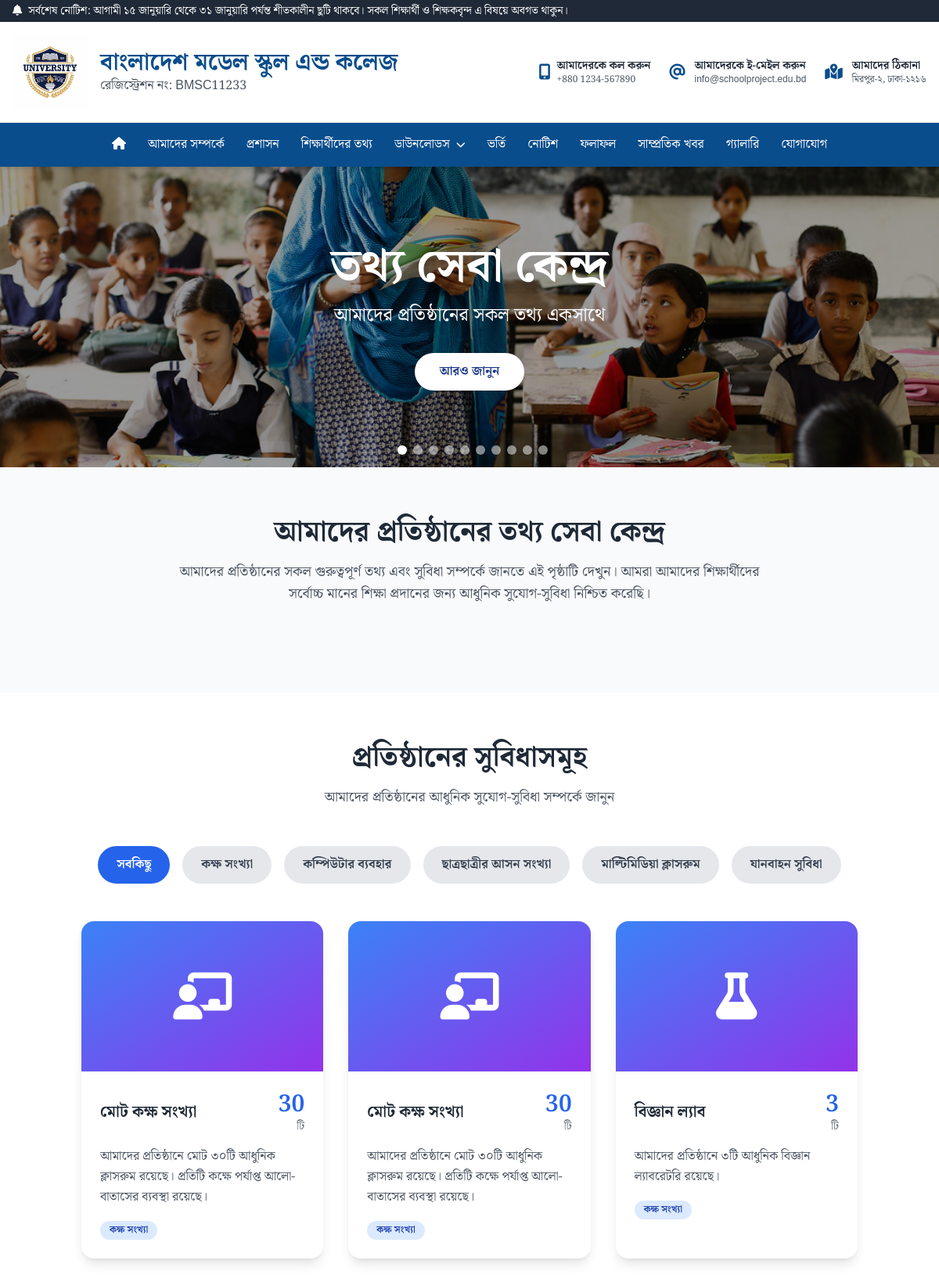
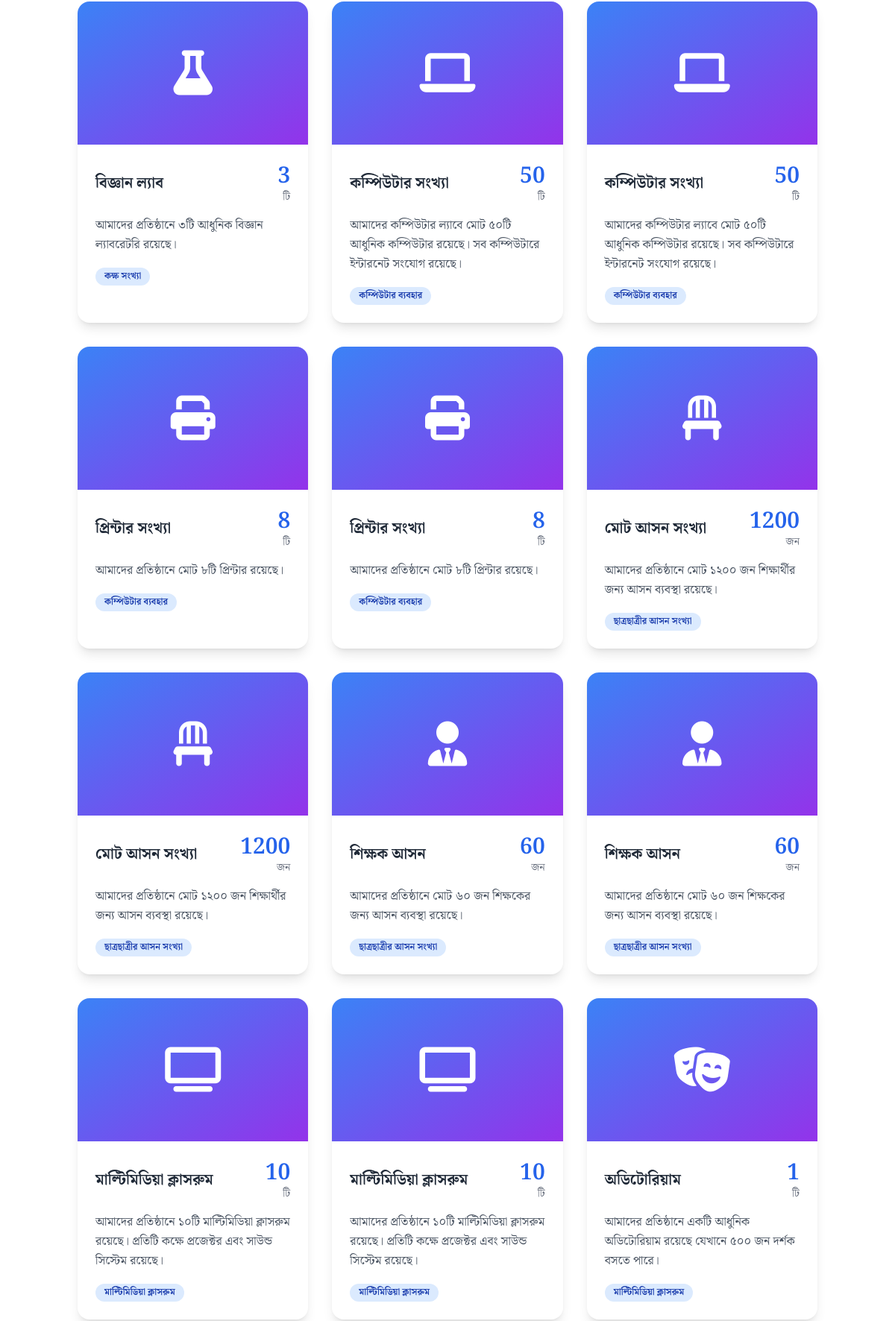
Page /information-service/ (upper part) on the committed database (2 pictures, top to bottom).
### notice/models.py (models this page shows, shortened)
class TimeStampModel(models.Model):
    created_at = models.DateTimeField(auto_now_add=True)
    updated_at = models.DateTimeField(auto_now=True)
    class Meta:
        abstract = True

class Notice(TimeStampModel):
    title = models.CharField(max_length=255)
    short_description = models.TextField(help_text="A short description (max 2 lines) for the notice card.")
    file = models.FileField(
        upload_to='notices/',
        validators=[FileExtensionValidator(['pdf', 'doc', 'docx', 'jpg', 'jpeg', 'png'])]
    )
    notice_type = models.ForeignKey(NoticeType, on_delete=models.CASCADE)
    class_name = models.ForeignKey(Class, on_delete=models.SET_NULL, null=True, blank=True)
    department = models.ForeignKey(Department, on_delete=models.SET_NULL, null=True, blank=True)
    is_active = models.BooleanField(default=True)
    class Meta:
        verbose_name_plural = "Notices"
        ordering = ['-created_at']

### web/models.py (models this page shows, shortened)
class TimeStampModel(models.Model):
    created_at = models.DateTimeField(auto_now_add=True)
    updated_at = models.DateTimeField(auto_now=True)
    class Meta:
        abstract = True

class SchoolInfo(TimeStampModel):
    name = models.CharField(max_length=255, verbose_name="School Name")
    address = models.TextField()
    email = models.EmailField()
    phone = models.CharField(max_length=20)
    logo = models.ImageField(upload_to='school/', help_text="Upload the main logo for the navbar.")
    favicon = models.ImageField(upload_to='school/', blank=True, null=True, help_text="Upload a .ico or .png file for the browser tab icon.")
    established_year = models.CharField(max_length=4)
    description = models.TextField()
    history = models.TextField()
    vision = models.TextField()
    mission = models.TextField()
    reg_no = models.CharField(max_length=100, blank=True, null=True, verbose_name="Registration Number")
    facebook_url = models.URLField(max_length=255, blank=True, null=True, verbose_name="Facebook URL")
    instagram_url = models.URLField(max_length=255, blank=True, null=True, verbose_name="Instagram URL")
    youtube_url = models.URLField(max_length=255, blank=True, null=True, verbose_name="YouTube URL")
    linkedin_url = models.URLField(max_length=255, blank=True, null=True, verbose_name="LinkedIn URL")
    class Meta:
        verbose_name_plural = 'School Information'

class InformationService(TimeStampModel):
    title = models.CharField(max_length=200)
    description = models.TextField()
    is_active = models.BooleanField(default=True)
    class Meta:
        verbose_name_plural = "Information Service"

class FacilityInfo(TimeStampModel):
    FACILITY_TYPES = (
        ('classroom', 'কক্ষ সংখ্যা'),
        ('computer', 'কম্পিউটার ব্যবহার'),
        ('seats', 'ছাত্রছাত্রীর আসন সংখ্যা'),
        ('multimedia', 'মাল্টিমিডিয়া ক্লাসরুম'),
        ('transport', 'যানবাহন সুবিধা'),
    )
    facility_type = models.CharField(max_length=20, choices=FACILITY_TYPES)
    title = models.CharField(max_length=200)
    description = models.TextField()
    icon = models.CharField(max_length=50, help_text="FontAwesome icon class")
    count = models.IntegerField(default=0, help_text="Number/Count for this facility")
    unit = models.CharField(max_length=20, blank=True, help_text="Unit (e.g., 'টি', 'জন', 'খানা')")
    image = models.ImageField(upload_to='facilities/', blank=True)
    is_active = models.BooleanField(default=True)
    order = models.IntegerField(default=0)
    class Meta:
        ordering = ['order', '-created_at']
        verbose_name_plural = "Facility Information"

### web/views.py (the view, shortened to what this page needs)
# urls.py: path('information-service/', information_service, name='information_service'),
def information_service(request):
    slider_images = InformationSlider.objects.filter(is_active=True).order_by('order')
    facilities = FacilityInfo.objects.filter(is_active=True).order_by('order')
    facility_groups = {}
    for facility in facilities:
        if facility.facility_type not in facility_groups:
            facility_groups[facility.facility_type] = []
        facility_groups[facility.facility_type].append(facility)
    faculty_members = FacultyInfo.objects.filter(is_active=True).order_by('order')
    info_service = InformationService.objects.filter(is_active=True).first()
    context = {
        'slider_images': slider_images,
        'facility_groups': facility_groups,
        'faculty_members': faculty_members,
        'info_service': info_service,
    }
    return render(request, 'website/information_service.html', context)

### web/context_processors.py (called while the page is built)
def school_info_processor(request):
    school_info = SchoolInfo.objects.first()
    latest_notice = Notice.objects.filter(is_active=True).first()
    return {
        'school_info': school_info,
        'latest_notice': latest_notice
    }

### template/website/information_service.html (shortened to what this page needs)
{% extends 'website/base.html' %}
{% block content %}
<section class="relative h-96 overflow-hidden bg-gradient-to-r from-blue-900 to-blue-700">
    <div class="relative h-full" x-data="{ currentSlide: 0, slides: {{ slider_images|length|default:1 }}, autoPlay: true }"
         x-init="setInterval(() => { if (autoPlay && slides > 1) currentSlide = (currentSlide + 1) % slides }, 5000)">
        {% for slider in slider_images %}
        <div class="absolute inset-0 transition-opacity duration-1000 ease-in-out"
             :class="{ 'opacity-100': currentSlide === {{ forloop.counter0 }}, 'opacity-0': currentSlide !== {{ forloop.counter0 }} }">
        </div>
        {% endfor %}
        {% if slider_images|length > 1 %}
        <div class="absolute bottom-4 left-1/2 transform -translate-x-1/2 flex space-x-2">
            <template x-for="i in slides" :key="i">
                <button @click="currentSlide = i - 1; autoPlay = false"
                        class="w-3 h-3 rounded-full transition-all duration-300"
                        :class="currentSlide === i - 1 ? 'bg-white' : 'bg-white bg-opacity-50'"></button>
            </template>
        </div>
        {% endif %}
        <div class="absolute inset-0 flex items-center justify-center">
            <div class="text-center text-white z-10">
                <h1 class="text-5xl md:text-6xl font-bold mb-4 animate-fade-in-up">
                    তথ্য সেবা কেন্দ্র
                </h1>
                <p class="text-xl md:text-2xl mb-8 animate-fade-in-up-delay">
                    আমাদের প্রতিষ্ঠানের সকল তথ্য একসাথে
                </p>
                <div class="flex justify-center space-x-4">
                    <button class="bg-white text-blue-900 px-8 py-3 rounded-full font-semibold hover:bg-blue-50 transition-all duration-300 transform hover:scale-105">
                        আরও জানুন
                    </button>
                </div>
            </div>
        </div>
    </div>
</section>
{% if info_service %}
<section class="py-16 bg-gray-50">
    <div class="container mx-auto px-4">
        <div class="text-center mb-12">
            <h2 class="text-4xl font-bold text-gray-800 mb-4">{{ info_service.title }}</h2>
            <p class="text-lg text-gray-600 max-w-3xl mx-auto">{{ info_service.description }}</p>
        </div>
    </div>
</section>
{% endif %}
<section class="py-16 bg-white">
    <div class="container mx-auto px-4">
        <div class="text-center mb-12">
            <h2 class="text-4xl font-bold text-gray-800 mb-4">প্রতিষ্ঠানের সুবিধাসমূহ</h2>
            <p class="text-lg text-gray-600">আমাদের প্রতিষ্ঠানের আধুনিক সুযোগ-সুবিধা সম্পর্কে জানুন</p>
        </div>
        {% if facility_groups %}
        <div class="flex flex-wrap justify-center gap-4 mb-12" x-data="{ activeFilter: 'all' }">
            <button @click="activeFilter = 'all'; filterFacilities('all')"
                    class="px-6 py-3 rounded-full font-semibold transition-all duration-300 transform hover:scale-105"
                    :class="activeFilter === 'all' ? 'bg-blue-600 text-white' : 'bg-gray-200 text-gray-700 hover:bg-gray-300'">
                সবকিছু
            </button>
            {% for facility_type, facilities in facility_groups.items %}
            <button @click="activeFilter = '{{ facility_type }}'; filterFacilities('{{ facility_type }}')"
                    class="px-6 py-3 rounded-full font-semibold transition-all duration-300 transform hover:scale-105"
                    :class="activeFilter === '{{ facility_type }}' ? 'bg-blue-600 text-white' : 'bg-gray-200 text-gray-700 hover:bg-gray-300'">
                {{ facilities.0.get_facility_type_display }}
            </button>
            {% endfor %}
        </div>
        {% endif %}
        <div id="facilities-container" class="grid grid-cols-1 md:grid-cols-2 lg:grid-cols-3 gap-8">
            {% for facility_type, facilities in facility_groups.items %}
                {% for facility in facilities %}
                    {% include 'component/information_service/facility_card.html' with facility=facility %}
                {% endfor %}
            {% endfor %}
        </div>
    </div>
</section>
{% endblock %}

### template/website/include/navbar.html (shortened to what this page needs)
{% load static %}
<div class="bg-gray-800 text-white text-sm py-1 w-full">
  <div class="container mx-auto max-w-7xl px-4 flex justify-between items-center">
    {% if latest_notice %}
    <marquee class="text-white font-medium" behavior="scroll" direction="left" scrollamount="3">
      <i class="fas fa-bell mr-2"></i>সর্বশেষ নোটিশ: {{ latest_notice.short_description }}
    </marquee>
    {% elif school_info %}
    <span>{{ school_info.name }}</span>
    {% else %}
    <span>আমাদের ওয়েব সাইটে আপনাকে স্বাগতম</span>
    {% endif %}
  </div>
</div>
<div class="bg-white py-4 border-b w-full">
  <div class="container mx-auto max-w-7xl px-4 flex items-center justify-between">
    <div class="flex items-center">
      <a href="{% url 'home' %}" class="flex items-center">
        <img src="{{ school_info.logo.url }}" alt="Logo" class="w-24 h-24 mr-4" />
        <div class="flex flex-col">
          <span class="font-bold text-3xl text-[var(--color-primary)]">{{ school_info.name }}</span>
          {% if school_info.reg_no %}
          <span class="text-base text-gray-600 font-medium">রেজিস্ট্রেশন নং: {{ school_info.reg_no }}</span>
          {% endif %}
        </div>
      </a>
    </div>
    <div class="hidden md:flex items-center space-x-6">
      {% if school_info %}
      <div class="flex items-center space-x-2">
        <i class="fas fa-mobile-alt text-xl text-[var(--color-primary)]"></i>
        <div>
          <p class="text-sm font-semibold text-gray-800">আমাদেরকে কল করুন</p>
          <p class="text-xs text-gray-600">{{ school_info.phone }}</p>
        </div>
      </div>
      <div class="flex items-center space-x-3">
        <i class="fas fa-at text-xl text-[var(--color-primary)]"></i>
        <div>
          <p class="text-sm font-semibold text-gray-800">আমাদেরকে ই-মেইল করুন</p>
          <p class="text-xs text-gray-600">{{ school_info.email }}</p>
        </div>
      </div>
      <div class="flex items-center space-x-3">
        <i class="fas fa-map-marked-alt text-xl text-[var(--color-primary)]"></i>
        <div>
          <p class="text-sm font-semibold text-gray-800">আমাদের ঠিকানা</p>
          <p class="text-xs text-gray-600">{{ school_info.address|truncatechars:20 }}</p>
        </div>
      </div>
      {% endif %}
    </div>
  </div>
</div>
<nav class="bg-[var(--color-primary)] text-white w-full" x-data="{ sidebarOpen: false }" @open-sidebar.window="sidebarOpen = true" @keydown.window.escape="sidebarOpen = false">
  <div class="container mx-auto max-w-7xl px-4 flex items-center justify-center">
    <ul class="hidden md:flex flex-row space-x-1 items-center">
        <li><a href="{% url 'home' %}" class="block py-4 px-3 rounded hover:bg-[var(--color-secondary)] transition-all ease-in-out duration-300" title="Home"><i class="fas fa-home"></i></a></li>
        <li><a href="{% url 'about' %}" class="block py-4 px-3 rounded hover:bg-[var(--color-secondary)] transition-all ease-in-out duration-300">আমাদের সম্পর্কে</a></li>
        <li><a href="{% url 'administration' %}" class="block py-4 px-3 rounded hover:bg-[var(--color-secondary)] transition-all ease-in-out duration-300">প্রশাসন</a></li>
        <li><a href="{% url 'students' %}" class="block py-4 px-3 rounded hover:bg-[var(--color-secondary)] transition-all ease-in-out duration-300">শিক্ষার্থীদের তথ্য</a></li>
        <li class="relative group">
            <a href="#" class="block py-4 px-3 rounded hover:bg-[var(--color-secondary)] transition-all ease-in-out duration-300 flex items-center gap-1">ডাউনলোডস<i class="fas fa-chevron-down text-xs ml-1"></i></a>
        </li>
        <li><a href="#" class="block py-4 px-3 rounded hover:bg-[var(--color-secondary)] transition-all ease-in-out duration-300">ভর্তি</a></li>
        <li><a href="{% url 'notice_list' %}" class="block py-4 px-3 rounded hover:bg-[var(--color-secondary)] transition-all ease-in-out duration-300">নোটিশ</a></li>
        <li><a href="{% url 'result_list' %}" class="block py-4 px-3 rounded hover:bg-[var(--color-secondary)] transition-all ease-in-out duration-300">ফলাফল</a></li>
        <li><a href="#" class="block py-4 px-3 rounded hover:bg-[var(--color-secondary)] transition-all ease-in-out duration-300">সাম্প্রতিক খবর</a></li>
        <li><a href="{% url 'gallery_list' %}" class="block py-4 px-3 rounded hover:bg-[var(--color-secondary)] transition-all ease-in-out duration-300">গ্যালারি</a></li>
        <li><a href="{% url 'contact' %}" class="block py-4 px-3 rounded hover:bg-[var(--color-secondary)] transition-all ease-in-out duration-300">যোগাযোগ</a></li>
    </ul>
  </div>
</nav>

### template/component/information_service/facility_card.html
<div class="facility-card bg-white rounded-2xl shadow-lg overflow-hidden transform transition-all duration-500 hover:scale-105 hover:shadow-2xl"
     data-type="{{ facility.facility_type }}">
    {% if facility.image %}
    <div class="h-48 overflow-hidden">
        <img src="{{ facility.image.url }}" alt="{{ facility.title }}"
             class="w-full h-full object-cover transition-transform duration-500 hover:scale-110">
    </div>
    {% else %}
    <div class="h-48 bg-gradient-to-br from-blue-500 to-purple-600 flex items-center justify-center">
        <i class="{{ facility.icon }} text-6xl text-white"></i>
    </div>
    {% endif %}
    <div class="p-6">
        <div class="flex items-center justify-between mb-4">
            <h3 class="text-xl font-bold text-gray-800">{{ facility.title }}</h3>
            <div class="text-right">
                <div class="text-3xl font-bold text-blue-600">{{ facility.count }}</div>
                <div class="text-sm text-gray-500">{{ facility.unit }}</div>
            </div>
        </div>
        <p class="text-gray-600 leading-relaxed">{{ facility.description }}</p>
        <div class="mt-4">
            <span class="inline-block bg-blue-100 text-blue-800 text-xs font-semibold px-3 py-1 rounded-full">
                {{ facility.get_facility_type_display }}
            </span>
        </div>
    </div>
</div>

### static/style.css (style rules this page uses)
:root { --color-bg: #f5f7fa; --color-primary: #0a4d8c; --color-secondary: #f9b233; --color-accent: #e63946; --color-text: #22223b; }
html, body { font-family: 'Noto Serif Bengali', Arial, serif; background: var(--color-bg); color: var(--color-text); margin: 0; padding: 0; }
.container { width: 90%; margin-left: auto; margin-right: auto; }
@media (min-width: 640px) { .container { width: 80%; } }
@media (min-width: 1024px) { .container { max-width: 1280px; width: 100%; } }

### template/website/information_service.html (style rules this page uses)
.animate-fade-in-up { animation: fade-in-up 1s ease-out; }
.animate-fade-in-up-delay { animation: fade-in-up 1s ease-out 0.3s both; }
.facility-card { opacity: 1; transform: translateY(0); transition: all 0.5s ease; }

### rows in the picture
Notice: short_description "আগামী ১৫ জানুয়ারি থেকে ৩১ জানুয়ারি পর্যন্ত শীতকালীন ছুটি থাকবে। সকল শিক্ষার্থী ও শিক্ষকবৃন্দ এ বিষয়ে অবগত থাকুন।"
SchoolInfo: logo (picture), name "বাংলাদেশ মডেল স্কুল এন্ড কলেজ", reg_no "BMSC11233", phone "+880 1234-567890", email "info@schoolproject.edu.bd", address "মিরপুর-২, ঢাকা-১২১৬"
InformationService: title "আমাদের প্রতিষ্ঠানের তথ্য সেবা কেন্দ্র", description "আমাদের প্রতিষ্ঠানের সকল গুরুত্বপূর্ণ তথ্য এবং সুবিধা সম্পর্কে জানতে এই পৃষ্ঠাটি দেখুন। আমরা আমাদের শিক্ষার্থীদের সর্বোচ্চ মানের শিক্ষা প্রদানের জন্য আধুনিক সুযোগ-সুবিধা নিশ্চিত করেছি।"
FacilityInfo: facility_type "কক্ষ সংখ্যা", title "মোট কক্ষ সংখ্যা", count "30", unit "টি", description "আমাদের প্রতিষ্ঠানে মোট ৩০টি আধুনিক ক্লাসরুম রয়েছে। প্রতিটি কক্ষে পর্যাপ্ত আলো-বাতাসের ব্যবস্থা রয়েছে।"
FacilityInfo: facility_type "কম্পিউটার ব্যবহার", title "কম্পিউটার সংখ্যা", count "50", unit "টি", description "আমাদের কম্পিউটার ল্যাবে মোট ৫০টি আধুনিক কম্পিউটার রয়েছে। সব কম্পিউটারে ইন্টারনেট সংযোগ রয়েছে।"
FacilityInfo: facility_type "ছাত্রছাত্রীর আসন সংখ্যা", title "মোট আসন সংখ্যা", count "1200", unit "জন", description "আমাদের প্রতিষ্ঠানে মোট ১২০০ জন শিক্ষার্থীর জন্য আসন ব্যবস্থা রয়েছে।"
FacilityInfo: facility_type "মাল্টিমিডিয়া ক্লাসরুম", title "মাল্টিমিডিয়া ক্লাসরুম", count "10", unit "টি", description "আমাদের প্রতিষ্ঠানে ১০টি মাল্টিমিডিয়া ক্লাসরুম রয়েছে। প্রতিটি কক্ষে প্রজেক্টর এবং সাউন্ড সিস্টেম রয়েছে।"
FacilityInfo: facility_type "যানবাহন সুবিধা"
FacilityInfo: title "মোট কক্ষ সংখ্যা", count "30", unit "টি", description "আমাদের প্রতিষ্ঠানে মোট ৩০টি আধুনিক ক্লাসরুম রয়েছে। প্রতিটি কক্ষে পর্যাপ্ত আলো-বাতাসের ব্যবস্থা রয়েছে।", facility_type "কক্ষ সংখ্যা"
FacilityInfo: title "বিজ্ঞান ল্যাব", count "3", unit "টি", description "আমাদের প্রতিষ্ঠানে ৩টি আধুনিক বিজ্ঞান ল্যাবরেটরি রয়েছে।", facility_type "কক্ষ সংখ্যা"
FacilityInfo: title "বিজ্ঞান ল্যাব", count "3", unit "টি", description "আমাদের প্রতিষ্ঠানে ৩টি আধুনিক বিজ্ঞান ল্যাবরেটরি রয়েছে।", facility_type "কক্ষ সংখ্যা"
FacilityInfo: title "কম্পিউটার সংখ্যা", count "50", unit "টি", description "আমাদের কম্পিউটার ল্যাবে মোট ৫০টি আধুনিক কম্পিউটার রয়েছে। সব কম্পিউটারে ইন্টারনেট সংযোগ রয়েছে।", facility_type "কম্পিউটার ব্যবহার"
FacilityInfo: title "প্রিন্টার সংখ্যা", count "8", unit "টি", description "আমাদের প্রতিষ্ঠানে মোট ৮টি প্রিন্টার রয়েছে।", facility_type "কম্পিউটার ব্যবহার"
FacilityInfo: title "প্রিন্টার সংখ্যা", count "8", unit "টি", description "আমাদের প্রতিষ্ঠানে মোট ৮টি প্রিন্টার রয়েছে।", facility_type "কম্পিউটার ব্যবহার"
FacilityInfo: title "মোট আসন সংখ্যা", count "1200", unit "জন", description "আমাদের প্রতিষ্ঠানে মোট ১২০০ জন শিক্ষার্থীর জন্য আসন ব্যবস্থা রয়েছে।", facility_type "ছাত্রছাত্রীর আসন সংখ্যা"
FacilityInfo: title "শিক্ষক আসন", count "60", unit "জন", description "আমাদের প্রতিষ্ঠানে মোট ৬০ জন শিক্ষকের জন্য আসন ব্যবস্থা রয়েছে।", facility_type "ছাত্রছাত্রীর আসন সংখ্যা"
FacilityInfo: title "শিক্ষক আসন", count "60", unit "জন", description "আমাদের প্রতিষ্ঠানে মোট ৬০ জন শিক্ষকের জন্য আসন ব্যবস্থা রয়েছে।", facility_type "ছাত্রছাত্রীর আসন সংখ্যা"
FacilityInfo: title "মাল্টিমিডিয়া ক্লাসরুম", count "10", unit "টি", description "আমাদের প্রতিষ্ঠানে ১০টি মাল্টিমিডিয়া ক্লাসরুম রয়েছে। প্রতিটি কক্ষে প্রজেক্টর এবং সাউন্ড সিস্টেম রয়েছে।", facility_type "মাল্টিমিডিয়া ক্লাসরুম"
FacilityInfo: title "অডিটোরিয়াম", count "1", unit "টি", description "আমাদের প্রতিষ্ঠানে একটি আধুনিক অডিটোরিয়াম রয়েছে যেখানে ৫০০ জন দর্শক বসতে পারে।", facility_type "মাল্টিমিডিয়া ক্লাসরুম"
